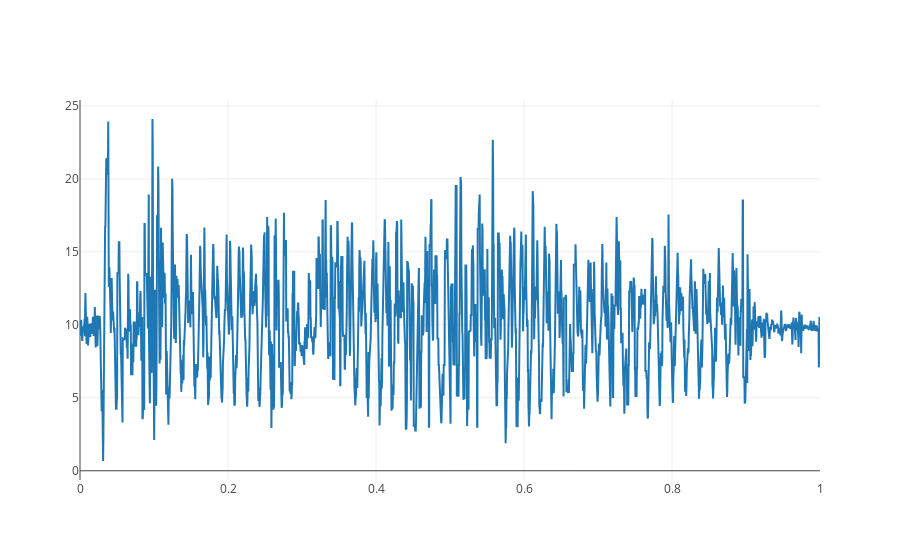

Notebook code cell kept with this figure:
### Code cell
iplot(mag_data)

### Figure 1 — Plotly figure (JSON) as saved in the notebook; plotly's stock layout.template omitted (floating-point values rounded to 4 significant figures; data arrays with more than 128 entries replaced by an {"elided": "..."} marker saying what was removed)
{"data": [{"type": "scatter", "x": {"elided": "2595 float values"}, "y": {"elided": "2595 float values"}}], "layout": {}}
